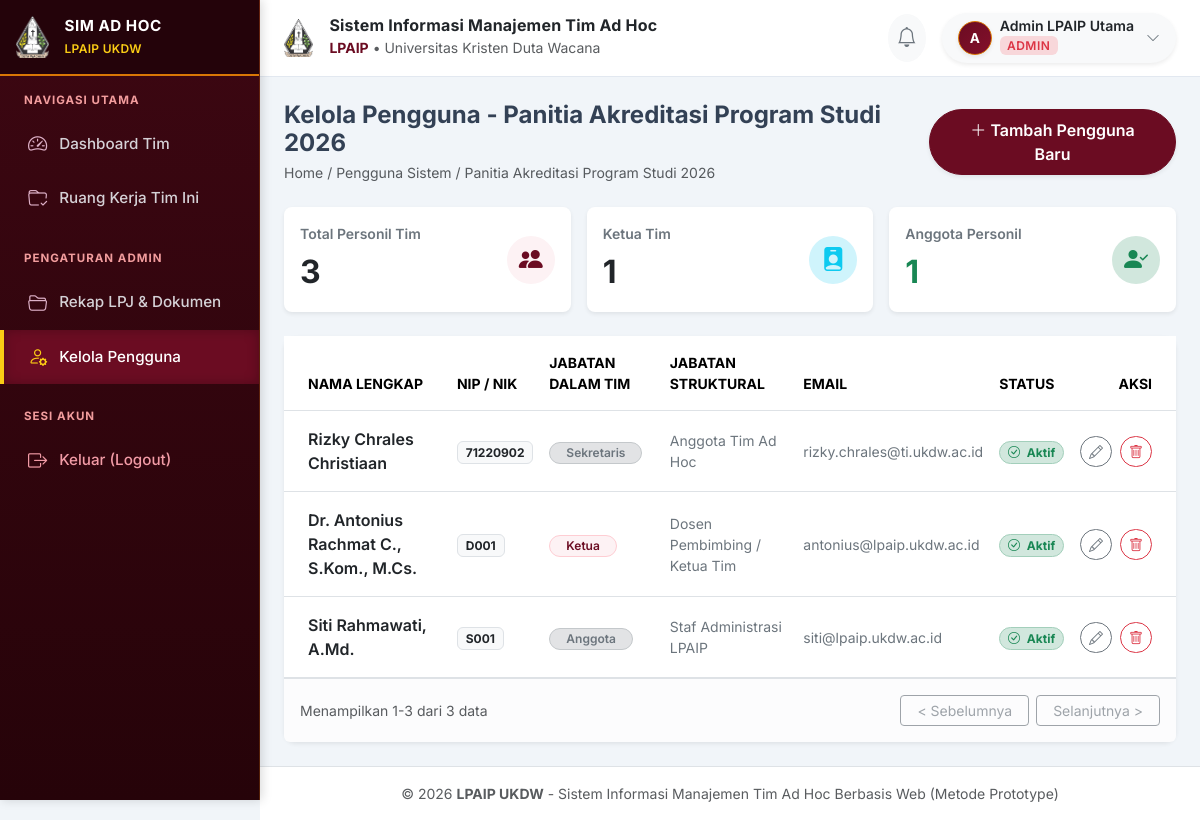
The page /app/admin/kelola_user.php?tim_id=1 (signed in) on the database its author committed.
### tables this page shows
CREATE TABLE `tim_adhoc` (
  `id` INT(11) NOT NULL AUTO_INCREMENT,
  `nomor_sk` VARCHAR(100) NOT NULL,
  `nama_tim` VARCHAR(150) NOT NULL,
  `deskripsi` TEXT DEFAULT NULL,
  `tanggal_mulai` DATE NOT NULL,
  `tanggal_selesai` DATE NOT NULL,
  `status` ENUM('Perencanaan', 'Aktif', 'Selesai', 'Diperpanjang') NOT NULL DEFAULT 'Aktif',
  `created_by` INT(11) NOT NULL,
  `created_at` DATETIME DEFAULT CURRENT_TIMESTAMP,
  PRIMARY KEY (`id`),
  FOREIGN KEY (`created_by`) REFERENCES `users` (`id`) ON DELETE CASCADE
);

CREATE TABLE `anggota_tim` (
  `id` INT(11) NOT NULL AUTO_INCREMENT,
  `tim_id` INT(11) NOT NULL,
  `user_id` INT(11) NOT NULL,
  `peran_tim` ENUM('Ketua', 'Sekretaris', 'Bendahara', 'Anggota') NOT NULL DEFAULT 'Anggota',
  `tgl_bergabung` DATETIME DEFAULT CURRENT_TIMESTAMP,
  PRIMARY KEY (`id`),
  FOREIGN KEY (`tim_id`) REFERENCES `tim_adhoc` (`id`) ON DELETE CASCADE,
  FOREIGN KEY (`user_id`) REFERENCES `users` (`id`) ON DELETE CASCADE
);

CREATE TABLE `users` (
  `id` INT(11) NOT NULL AUTO_INCREMENT,
  `nip_nim` VARCHAR(50) NOT NULL,
  `nama` VARCHAR(100) NOT NULL,
  `email` VARCHAR(100) NOT NULL UNIQUE,
  `password` VARCHAR(255) NOT NULL,
  `status` TINYINT(1) NOT NULL DEFAULT 1 COMMENT '1 = Aktif, 0 = Pending Approval Admin',
  `role` ENUM('admin', 'ketua', 'anggota') NOT NULL DEFAULT 'anggota',
  `jabatan_struktural` VARCHAR(100) DEFAULT 'Staf/Dosen LPAIP',
  `created_at` DATETIME DEFAULT CURRENT_TIMESTAMP,
  PRIMARY KEY (`id`)
);

### app/admin/kelola_user.php (the view, shortened to what this page needs)
<?php
require_once '../config/database.php';
$selected_tim_id = 0;
if (isset($_GET['tim_id'])) {
    if ($_GET['tim_id'] !== 'all') {
        $selected_tim_id = intval($_GET['tim_id']);
    }
} elseif (!empty($_SESSION['active_tim_id'])) {
    $selected_tim_id = intval($_SESSION['active_tim_id']);
}
$current_tim_info = null;
if ($selected_tim_id > 0) {
    $stmt_ct = $pdo->prepare("SELECT * FROM tim_adhoc WHERE id = ?");
    $stmt_ct->execute([$selected_tim_id]);
    $current_tim_info = $stmt_ct->fetch();
}
if ($selected_tim_id > 0) {
    $stmt_users = $pdo->prepare("
        SELECT u.*, a.peran_tim, t.nama_tim, a.id as anggota_tim_id
        FROM users u
        JOIN anggota_tim a ON u.id = a.user_id
        JOIN tim_adhoc t ON a.tim_id = t.id
        WHERE a.tim_id = ?
        ORDER BY FIELD(a.peran_tim, 'Ketua', 'Anggota'), u.nama ASC
    ");
    $stmt_users->execute([$selected_tim_id]);
    $users = $stmt_users->fetchAll();
    $stat_total_users = count($users);
    $stat_ketua = count(array_filter($users, fn($u) => ($u['peran_tim'] ?? '') === 'Ketua'));
        $stat_anggota = count(array_filter($users, fn($u) => ($u['peran_tim'] ?? '') === 'Anggota'));
}
include '../includes/header.php';
if ($selected_tim_id > 0) {
    include '../includes/sidebar.php';
    $main_content_class = '';
} else {
    $main_content_class = 'no-sidebar';
}
?>
<div class="main-content <?= $main_content_class ?>">
    <?php include '../includes/navbar.php'; ?>
    <div class="p-4 container-fluid">
        <div class="d-flex justify-content-between align-items-center mb-4">
            <div>
                <h4 class="fw-bold mb-1">
                    Kelola Pengguna <?= $selected_tim_id > 0 && $current_tim_info ? '- ' . htmlspecialchars($current_tim_info['nama_tim']) : 'Sistem' ?>
                </h4>
                <p class="text-muted small mb-0">
                    Home / Pengguna Sistem <?= $selected_tim_id > 0 && $current_tim_info ? '/ ' . htmlspecialchars($current_tim_info['nama_tim']) : '(Global)' ?>
                </p>
            </div>
            <div class="d-flex flex-wrap gap-2 align-items-center">
                <button type="button" class="btn btn-primary rounded-pill px-4 py-2 shadow-sm fw-semibold" data-bs-toggle="modal" data-bs-target="#modalUser" onclick="resetUserForm()">
                    <i class="bi bi-plus-lg me-1.5"></i> Tambah Pengguna Baru
                </button>
            </div>
        </div>
        <div class="row g-3 mb-4">
            <div class="col-12 col-md-4">
                <div class="card p-3 border-0 shadow-sm bg-white rounded-3">
                    <div class="d-flex align-items-center justify-content-between">
                        <div>
                            <div class="text-secondary small fw-semibold"><?= $selected_tim_id > 0 ? 'Total Personil Tim' : 'Total Pengguna Sistem' ?></div>
                            <div class="fs-2 fw-bold text-dark mt-1 mb-0"><?= $stat_total_users ?></div>
                        </div>
                        <div class="bg-primary-subtle text-primary rounded-circle d-flex align-items-center justify-content-center" style="width: 48px; height: 48px;">
                            <i class="bi bi-people-fill fs-4"></i>
                        </div>
                    </div>
                </div>
            </div>
            <div class="col-12 col-md-4">
                <div class="card p-3 border-0 shadow-sm bg-white rounded-3">
                    <div class="d-flex align-items-center justify-content-between">
                        <div>
                            <div class="text-secondary small fw-semibold"><?= $selected_tim_id > 0 ? 'Ketua Tim' : 'Dosen / Ketua Tim' ?></div>
                            <div class="fs-2 fw-bold text-dark mt-1 mb-0"><?= $stat_ketua ?></div>
                        </div>
                        <div class="bg-info-subtle text-info rounded-circle d-flex align-items-center justify-content-center" style="width: 48px; height: 48px;">
                            <i class="bi bi-person-badge-fill fs-4"></i>
                        </div>
                    </div>
                </div>
            </div>
            <div class="col-12 col-md-4">
                <div class="card p-3 border-0 shadow-sm bg-white rounded-3">
                    <div class="d-flex align-items-center justify-content-between">
                        <div>
                            <div class="text-secondary small fw-semibold"><?= $selected_tim_id > 0 ? 'Anggota Personil' : 'Staf / Anggota Personil' ?></div>
                            <div class="fs-2 fw-bold text-success mt-1 mb-0"><?= $stat_anggota ?></div>
                        </div>
                        <div class="bg-success-subtle text-success rounded-circle d-flex align-items-center justify-content-center" style="width: 48px; height: 48px;">
                            <i class="bi bi-person-check-fill fs-4"></i>
                        </div>
                    </div>
                </div>
            </div>
        </div>
        <div class="card border-0 shadow-sm">
            <div class="card-body p-0">
                <div class="table-responsive">
                    <table class="table table-hover align-middle mb-0">
                        <thead class="bg-light text-secondary small text-uppercase fw-bold">
                            <tr>
                                <th class="ps-4 py-3">NAMA LENGKAP</th>
                                <th class="py-3">NIP / NIK</th>
                                <?php if ($selected_tim_id > 0): ?>
                                    <th class="py-3">JABATAN DALAM TIM</th>
                                <?php else: ?>
                                    <th class="py-3">ROLE SISTEM</th>
                                    <th class="py-3">TIM YANG DIIKUTI</th>
                                <?php endif; ?>
                                <th class="py-3">JABATAN STRUKTURAL</th>
                                <th class="py-3">EMAIL</th>
                                <th class="py-3">STATUS</th>
                                <th class="pe-4 py-3 text-end">AKSI</th>
                            </tr>
                        </thead>
                        <tbody>
                            <?php if (empty($users)): ?>
                                <tr>
                                    <td colspan="7" class="text-center py-5 text-muted">
                                        <i class="bi bi-people fs-1 d-block mb-2 text-secondary opacity-50"></i>
                                        Tidak ada pengguna yang terdaftar pada lingkup ini.
                                    </td>
                                </tr>
                            <?php else: ?>
                                <?php foreach ($users as $u): ?>
                                    <tr>
                                        <td class="ps-4 py-3">
                                            <div class="fw-semibold text-dark"><?= htmlspecialchars($u['nama']) ?></div>
                                        </td>
                                        <td class="py-3"><span class="badge bg-light text-dark border"><?= htmlspecialchars($u['nip_nim']) ?></span></td>
                                        <?php if ($selected_tim_id > 0): ?>
                                            <td class="py-3">
                                                <?php
                                                    $peran = $u['peran_tim'] ?? 'Anggota';
                                                    $badge_color = ($peran === 'Ketua') ? 'primary' : 'secondary';
                                                ?>
                                                <span class="badge bg-<?= $badge_color ?>-subtle text-<?= $badge_color ?> px-3 py-1 rounded-pill fw-semibold border border-<?= $badge_color ?>-subtle">
                                                    <?= htmlspecialchars($peran) ?>
                                                </span>
                                            </td>
                                        <?php endif; ?>
                                        <td class="py-3 text-secondary small"><?= htmlspecialchars($u['jabatan_struktural'] ?: '-') ?></td>
                                        <td class="py-3 text-secondary small"><?= htmlspecialchars($u['email']) ?></td>
                                        <td class="py-3">
                                            <?php if (intval($u['status'] ?? 1) === 1): ?>
                                                <span class="badge bg-success-subtle text-success px-2.5 py-1 rounded-pill border border-success-subtle"><i class="bi bi-check-circle me-1"></i> Aktif</span>
                                            <?php else: ?>
                                                <span class="badge bg-warning-subtle text-warning px-2.5 py-1 rounded-pill border border-warning-subtle"><i class="bi bi-clock me-1"></i> Pending</span>
                                            <?php endif; ?>
                                        </td>
                                        <td class="pe-4 py-3 text-end">
                                            <div class="d-inline-flex gap-2 align-items-center">
                                                <button type="button" class="btn btn-sm btn-outline-secondary rounded-pill px-2.5 py-1" onclick='editUser(<?= json_encode($u) ?>)' title="Edit Akun">
                                                    <i class="bi bi-pencil"></i>
                                                </button>
                                                <?php if ($u['id'] !== $_SESSION['user_id']):
                                                    $user_disp_label = $u['nama'] . (!empty($u['nip_nim']) ? ' (' . $u['nip_nim'] . ')' : '');
                                                ?>
                                                    <button type="button" class="btn btn-sm btn-outline-danger rounded-pill px-2.5 py-1" onclick="showDeleteModal({ url: 'kelola_user.php?delete=<?= $u['id'] ?>', title: 'Hapus Pengguna', message: 'Apakah Anda yakin ingin menghapus akun pengguna ini dari sistem?', itemTitle: <?= htmlspecialchars(json_encode($user_disp_label), ENT_QUOTES, 'UTF-8') ?> });" title="Hapus Pengguna">
                                                        <i class="bi bi-trash"></i>
                                                    </button>
                                                <?php endif; ?>
                                            </div>
                                        </td>
                                    </tr>
                                <?php endforeach; ?>
                            <?php endif; ?>
                        </tbody>
                    </table>
                </div>
                <div class="d-flex justify-content-between align-items-center p-3 border-top bg-light-subtle rounded-bottom">
                    <span class="text-muted small">Menampilkan 1-<?= count($users) ?> dari <?= count($users) ?> data</span>
                    <div class="btn-group btn-group-sm">
                        <button class="btn btn-outline-secondary btn-sm rounded-1 px-3 me-2" disabled>&lt; Sebelumnya</button>
                        <button class="btn btn-outline-secondary btn-sm rounded-1 px-3" disabled>Selanjutnya &gt;</button>
                    </div>
                </div>
            </div>
        </div>
    </div>
    <?php include '../includes/footer.php'; ?>

### app/assets/css/style.css (style rules this page uses)
:root { --primary-color: #6b0c22; --primary-hover: #83102b; --secondary-bg: #f8fafc; --sidebar-width: 260px; --ukdw-maroon: #6b0c22; --ukdw-maroon-hover: #83102b; --ukdw-gold: #d97706; --ukdw-gold-hover: #b45309; }
body { font-family: 'Inter', sans-serif; background-color: #f1f5f9; color: #334155; }
.btn-primary { background-color: #6b0c22 !important; border-color: #6b0c22 !important; color: #ffffff !important; }
.text-primary { color: #6b0c22 !important; }
.bg-primary-subtle { background-color: #fdf2f4 !important; color: #6b0c22 !important; }
.border-primary-subtle { border-color: #fecdd3 !important; }
.badge.bg-primary-subtle { background-color: #fdf2f4 !important; color: #6b0c22 !important; border: 1px solid #fecdd3 !important; }
.main-content { margin-left: var(--sidebar-width); min-height: 100vh; display: flex; flex-direction: column; }
.card { border: none; border-radius: 12px; box-shadow: 0 1px 3px rgba(0,0,0,0.05), 0 1px 2px rgba(0,0,0,0.1); }

### app/assets/css/kelola_user.css (style rules this page uses)
.container-fluid { max-width: 1560px; }

### rows shown on the page
tim_adhoc: nama_tim "Panitia Akreditasi Program Studi 2026"
anggota_tim: user.nama "Rizky Chrales Christiaan", user.nip_nim "71220902", peran_tim "Sekretaris", user.jabatan_struktural "Anggota Tim Ad Hoc", user.email "rizky.chrales@ti.ukdw.ac.id"
anggota_tim: user.nama "Dr. Antonius Rachmat C., S.Kom., M.Cs.", user.nip_nim "D001", peran_tim "Ketua", user.jabatan_struktural "Dosen Pembimbing / Ketua Tim", user.email "antonius@lpaip.ukdw.ac.id"
anggota_tim: user.nama "Siti Rahmawati, A.Md.", user.nip_nim "S001", peran_tim "Anggota", user.jabatan_struktural "Staf Administrasi LPAIP", user.email "siti@lpaip.ukdw.ac.id"

### other values the page prints
substr($user_name, 0, 1) "A"
$user_name "Admin LPAIP Utama"
$stat_total_users "3"
$stat_ketua "1"
$stat_anggota "1"
count($users) "3"
